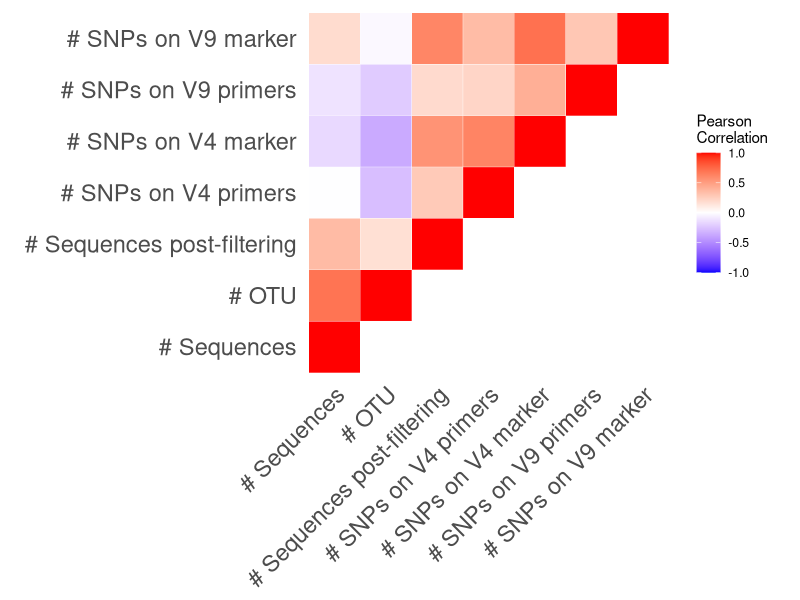
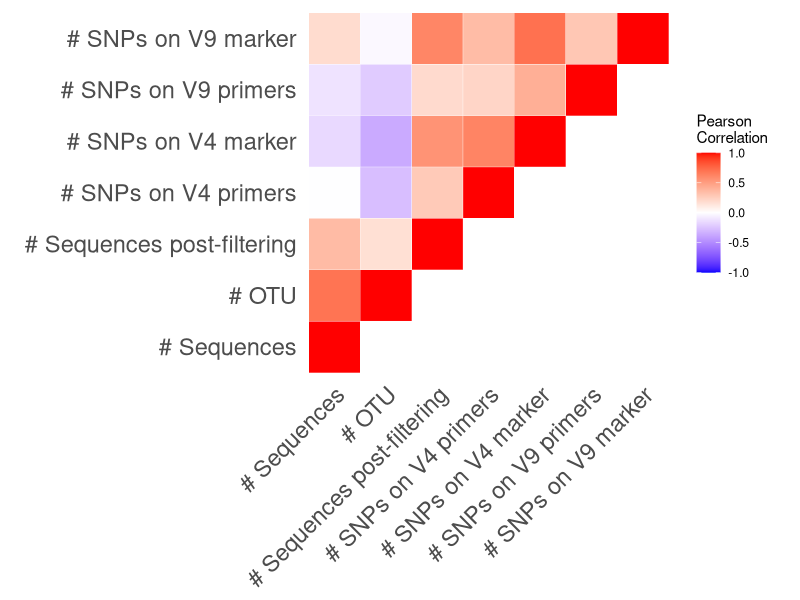

Write R code to recreate these figures, in order.
library(dplyr)
library(readr)
library(ggplot2)
library(reshape2)

in_silico_data <- read_csv("Summary_statistics.csv")[1:30,3:9]
class(in_silico_data[[1]])<-"double"

# Compute correlation matrix
cormat <- cor(in_silico_data)


# Get lower triangle of the correlation matrix
cormat[upper.tri(cormat)] <- NA

#Melt the correlation data and drop the rows with NAs
melted_cormat <- melt(cormat, na.rm = TRUE)

# Heatmap
ggplot(data = melted_cormat, aes(Var2, Var1, fill = value)) +
  geom_tile(color = "white") +
  scale_fill_gradient2(low = "blue", high = "red", mid = "white", 
                       midpoint = 0, limit = c(-1,1), space = "Lab", 
                       name="Pearson\nCorrelation") +
  theme_minimal() + 
  theme(axis.text.x = element_text(angle = 45, vjust = 1, 
                                   size = 17, hjust = 1),
        axis.text.y = element_text(size = 17),
        axis.title.x = element_blank(),
        axis.title.y = element_blank(),
        panel.grid.major = element_blank(), 
        panel.grid.minor = element_blank(),
        panel.background = element_blank()) +
  coord_fixed()

ggsave("Pearson correlation matrix heatmap.png")
